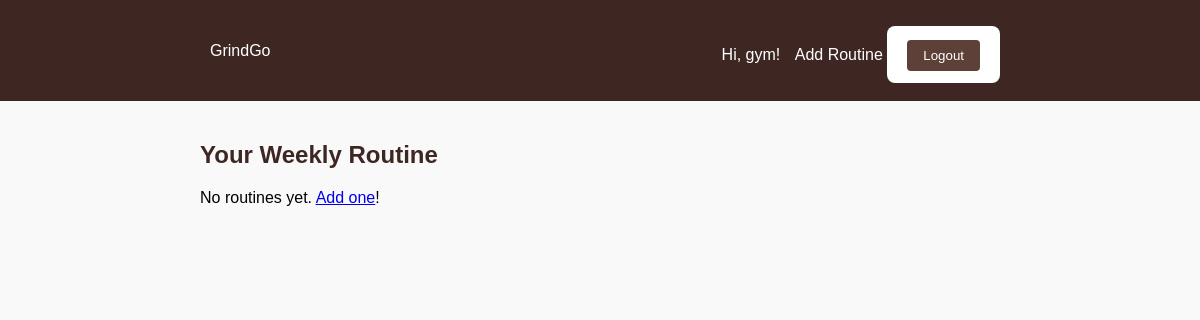
Page / (signed in) on the earlier database version.
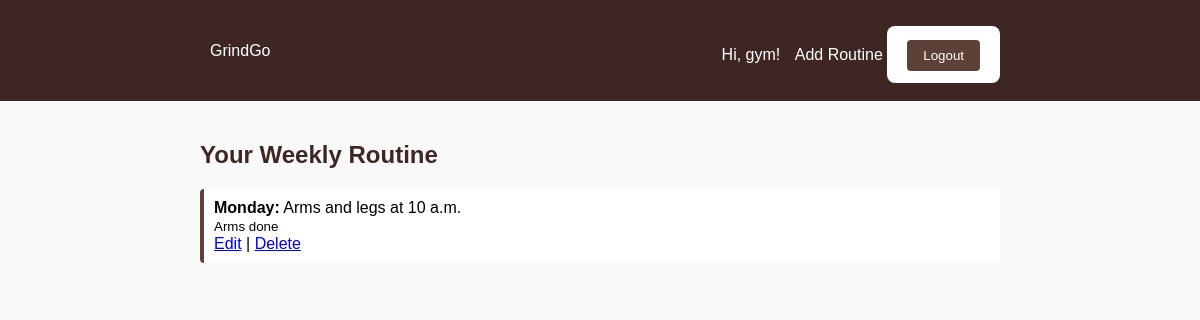
Same page on the later database version.
### Routineapp/models.py (models this page shows, shortened)
class Routine(models.Model):
    user = models.ForeignKey(User, on_delete=models.CASCADE)
    title = models.CharField(max_length=100)
    day = models.CharField(max_length=10)  # e.g. 'Monday'
    time = models.TimeField()
    description = models.TextField(blank=True)

### Routineapp/views.py (the view)
# urls.py: path('', views.routine_list, name='routine_list'),  # after login
@login_required
def routine_list(request):
    routines = Routine.objects.filter(user=request.user)
    return render(request, 'Routineapp/routine_list.html', {'routines': routines})

### Routineapp/templates/Routineapp/routine_list.html
{% extends 'Routineapp/base.html' %}
{% block content %}
    {% load static %}
<h2>Your Weekly Routine</h2>
{% if routines %}
    <ul class="routine-list">
        {% for routine in routines %}
            <li>
                <strong>{{ routine.day }}:</strong> {{ routine.title }} at {{ routine.time }} <br>
                <small>{{ routine.description }}</small><br>
                <a href="{% url 'routine_update' routine.pk %}">Edit</a> |
                <a href="{% url 'routine_delete' routine.pk %}">Delete</a>
            </li>
        {% endfor %}
    </ul>
{% else %}
    <p>No routines yet. <a href="{% url 'routine_create' %}">Add one</a>!</p>
{% endif %}
{% endblock %}

### Routineapp/templates/Routineapp/base.html (shortened to what this page needs)
<!DOCTYPE html>
<html lang="en">
<link href="https://cdn.jsdelivr.net/npm/aos@2.3.4/dist/aos.css" rel="stylesheet">
<head>
    {% load static %}
    <link rel="stylesheet" href="{% static 'css/style.css' %}">
</head>
<body>
    <nav>
        <div class="container">
            <a href="{% url 'routine_list' %}">GrindGo</a>
            <div class="nav-links">
                {% if user.is_authenticated %}
                    <span>Hi, {{ user.username }}!</span>
                    <a href="{% url 'routine_create' %}" class="btn">Add Routine</a>
                    <form action="{% url 'logout' %}" method="post" style="display: inline;">
                        <button type="submit" class="btn">Logout</button>
                    </form>
                {% else %}
                    <a href="{% url 'login' %}" class="btn">Login</a>
                    <a href="{% url 'register' %}" class="btn">Register</a>
                {% endif %}
            </div>
        </div>
    </nav>
    <main class="container">
        {% block content %}
        {% endblock %}
    </main>
</body>
</html>

### Routineapp/static/css/style.css (style rules this page uses)
body { font-family: Arial, sans-serif; background: #f9f9f9; margin: 0; padding: 0; }
.container { max-width: 800px; margin: auto; padding: 20px; }
nav { background-color: #3e2723; color: white; padding: 10px 20px; }
nav .container { display: flex; justify-content: space-between; align-items: center; }
nav a { color: white; margin-left: 10px; text-decoration: none; }
h2 { color: #3e2723; }
form { background: white; padding: 20px; border-radius: 8px; }
button { background-color: #5d4037; color: white; border: none; padding: 8px 16px; margin-top: 10px; cursor: pointer; border-radius: 4px; }
.routine-list { list-style: none; padding: 0; }
.routine-list li { background: white; padding: 10px; margin: 10px 0; border-left: 4px solid #5d4037; border-radius:4px; }

Differences in the rows shown:
added Routine: day "Monday", title "Arms and legs", time "10 a.m.", description "Arms done"
Other differences:
text no longer shown: "No routines yet. Add one !"
